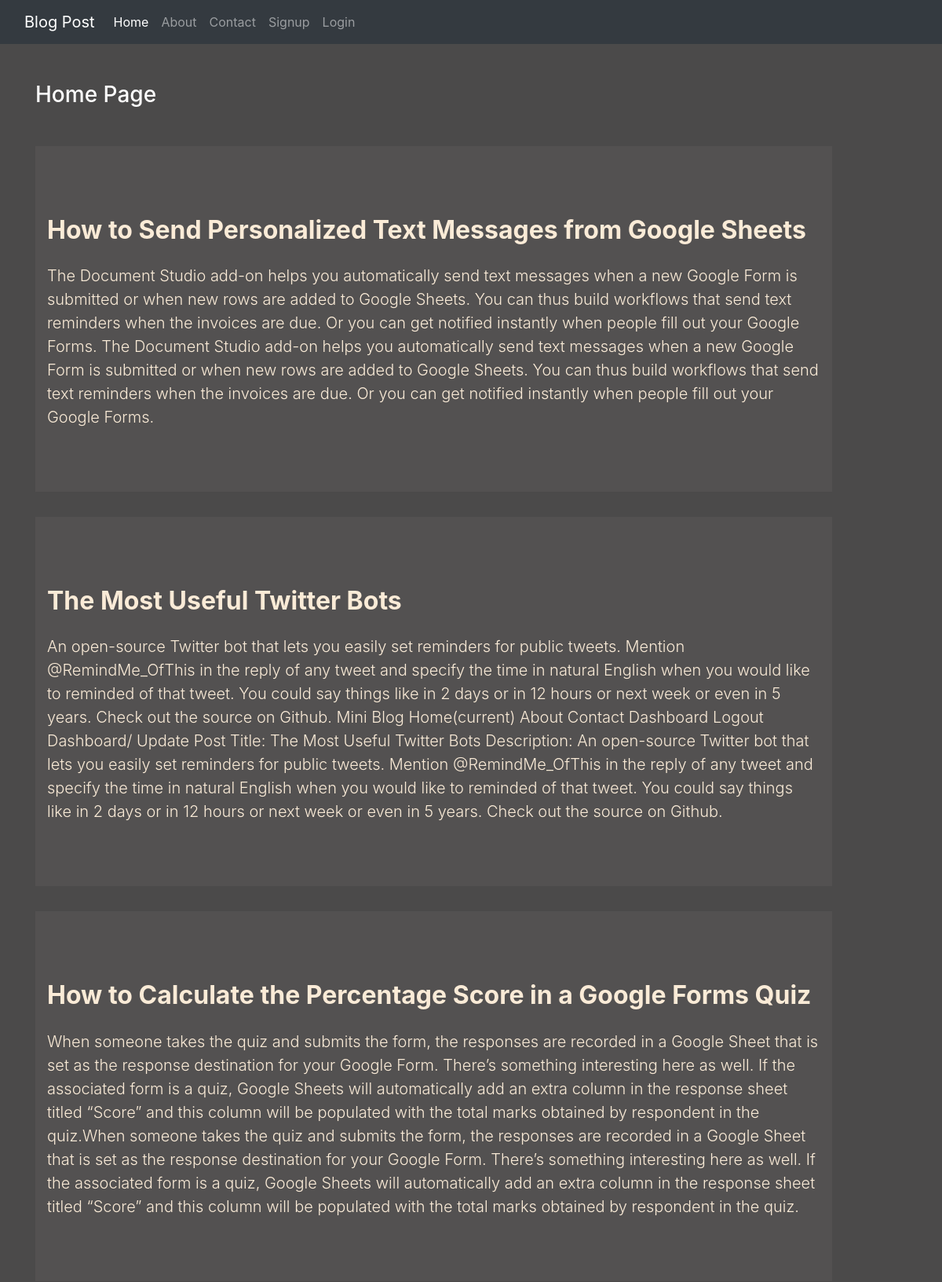
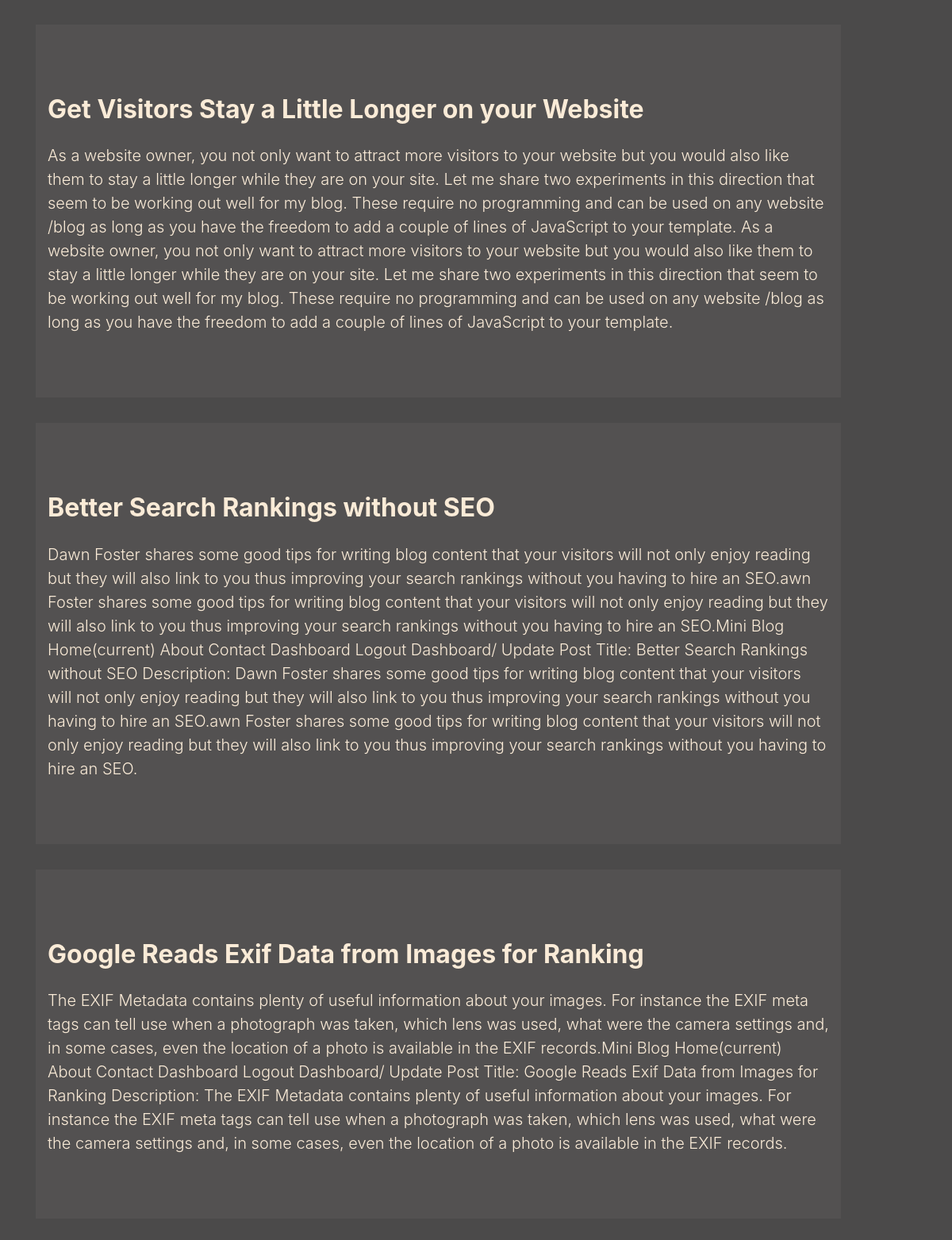
The page / on the database its author committed (2 pictures, top to bottom).
### blog/models.py (models this page shows)
class Post(models.Model):
 title = models.CharField(max_length=150)
 desc = models.TextField()

### blog/views.py (the view)
# urls.py: 2. Add a URL to urlpatterns:  path('', views.home, name='home')
def home(request):
 posts = Post.objects.all()
 return render(request, 'blog/home.html', {'posts':posts})

### blog/templates/blog/home.html
{% extends 'blog/base.html' %}
{% load static %}
{% block content %}
<div class="col-sm-11">
 <h3 class="text-white my-5">Home Page</h3>
  {% for post in posts %}
    <div class="jumbotron jumbotron-fluid jumbo-color">
      <div class="container">
        <h2 class="display-8 font-weight-bold my-4">{{post.title}}</h2>
        <p class="lead">{{post.desc}}</p>
      </div>
    </div>
  {% endfor %}
</div>
{% endblock content %}

### blog/templates/blog/base.html (shortened to what this page needs)
<!DOCTYPE html>
{% load static %}
<html lang="en">
<head>
 <link rel="stylesheet" href="{% static 'blog/css/bootstrap.css' %}">
 <link rel="stylesheet" href="{% static 'blog/css/style.css' %}">
</head>
<body>
 <div class="container-fluid bg-dark">
  {% include 'blog/navbar.html' %}
 </div>
 <div class="container">
  <div class="row">
   {% block content %}
   {% endblock content %}
  </div>
 </div>
</body>
</html>

### blog/templates/blog/navbar.html (shortened to what this page needs)
<nav class="navbar navbar-expand-lg navbar-dark bg-dark">
  <a class="navbar-brand" href="#"> Blog Post </a>
  <div class="collapse navbar-collapse" id="navbarNav">
    <ul class="navbar-nav">
      <li class="nav-item active">
        <a class="nav-link" href="/">Home <span class="sr-only">(current)</span></a>
      </li>
      <li class="nav-item">
        <a class="nav-link" href="{% url 'about' %}">About</a>
      </li>
      <li class="nav-item">
        <a class="nav-link" href="{% url 'contact' %}">Contact</a>
      </li>
      {% if request.user.is_authenticated %}
      <li class="nav-item">
        <a class="nav-link" href="{% url 'dashboard' %}">Dashboard</a>
      </li>
      <li class="nav-item">
        <a class="nav-link" href="{% url 'logout' %}">Logout</a>
      </li>
      {% else %}
      <li class="nav-item">
        <a class="nav-link" href="{% url 'signup' %}">Signup</a>
      </li>
      <li class="nav-item">
        <a class="nav-link" href="{% url 'login' %}">Login</a>
      </li>
      {% endif %}
    </ul>
  </div>
</nav>

### blog/static/blog/css/style.css (style rules this page uses)
body { background-color: rgb(75, 74, 74); color: antiquewhite; }
.jumbo-color { background-color: rgb(83, 81, 81); }

### rows shown on the page
Post: title "How to Send Personalized Text Messages from Google Sheets", desc "The Document Studio add-on helps you automatically send text messages when a new Google Form is submitted or when new rows are added to Google Sheets. You can thus build workflows that send text reminders when the invoices are due. Or you can get notified instantly when people fill out your Google Forms. The Document Studio add-on helps you automatically send text messages when a new Google Form is submitted or when new rows are added to Google Sheets. You can thus build workflows that send text reminders when the invoices are due. Or you can get notified instantly when people fill out your Google Forms."
Post: title "The Most Useful Twitter Bots", desc "An open-source Twitter bot that lets you easily set reminders for public tweets. Mention @RemindMe_OfThis in the reply of any tweet and specify the time in natural English when you would like to reminded of that tweet. You could say things like in 2 days or in 12 hours or next week or even in 5 years. Check out the source on Github. Mini Blog Home(current) About Contact Dashboard Logout Dashboard/ Update Post Title: The Most Useful Twitter Bots Description: An open-source Twitter bot that lets you easily set reminders for public tweets. Mention @RemindMe_OfThis in the reply of any tweet and specify the time in natural English when you would like to reminded of that tweet. You could say…"
Post: title "How to Calculate the Percentage Score in a Google Forms Quiz", desc "When someone takes the quiz and submits the form, the responses are recorded in a Google Sheet that is set as the response destination for your Google Form. There’s something interesting here as well. If the associated form is a quiz, Google Sheets will automatically add an extra column in the response sheet titled “Score” and this column will be populated with the total marks obtained by respondent in the quiz.When someone takes the quiz and submits the form, the responses are recorded in a Google Sheet that is set as the response destination for your Google Form. There’s something interesting here as well. If the associated form is a quiz, Google Sheets will automatically add an extra…"
Post: title "Get Visitors Stay a Little Longer on your Website", desc "As a website owner, you not only want to attract more visitors to your website but you would also like them to stay a little longer while they are on your site. Let me share two experiments in this direction that seem to be working out well for my blog. These require no programming and can be used on any website /blog as long as you have the freedom to add a couple of lines of JavaScript to your template. As a website owner, you not only want to attract more visitors to your website but you would also like them to stay a little longer while they are on your site. Let me share two experiments in this direction that seem to be working out well for my blog. These require no programming and can…"
Post: title "Better Search Rankings without SEO", desc "Dawn Foster shares some good tips for writing blog content that your visitors will not only enjoy reading but they will also link to you thus improving your search rankings without you having to hire an SEO.awn Foster shares some good tips for writing blog content that your visitors will not only enjoy reading but they will also link to you thus improving your search rankings without you having to hire an SEO.Mini Blog Home(current) About Contact Dashboard Logout Dashboard/ Update Post Title: Better Search Rankings without SEO Description: Dawn Foster shares some good tips for writing blog content that your visitors will not only enjoy reading but they will also link to you thus improving…"
Post: title "Google Reads Exif Data from Images for Ranking", desc "The EXIF Metadata contains plenty of useful information about your images. For instance the EXIF meta tags can tell use when a photograph was taken, which lens was used, what were the camera settings and, in some cases, even the location of a photo is available in the EXIF records.Mini Blog Home(current) About Contact Dashboard Logout Dashboard/ Update Post Title: Google Reads Exif Data from Images for Ranking Description: The EXIF Metadata contains plenty of useful information about your images. For instance the EXIF meta tags can tell use when a photograph was taken, which lens was used, what were the camera settings and, in some cases, even the location of a photo is available in the…"
